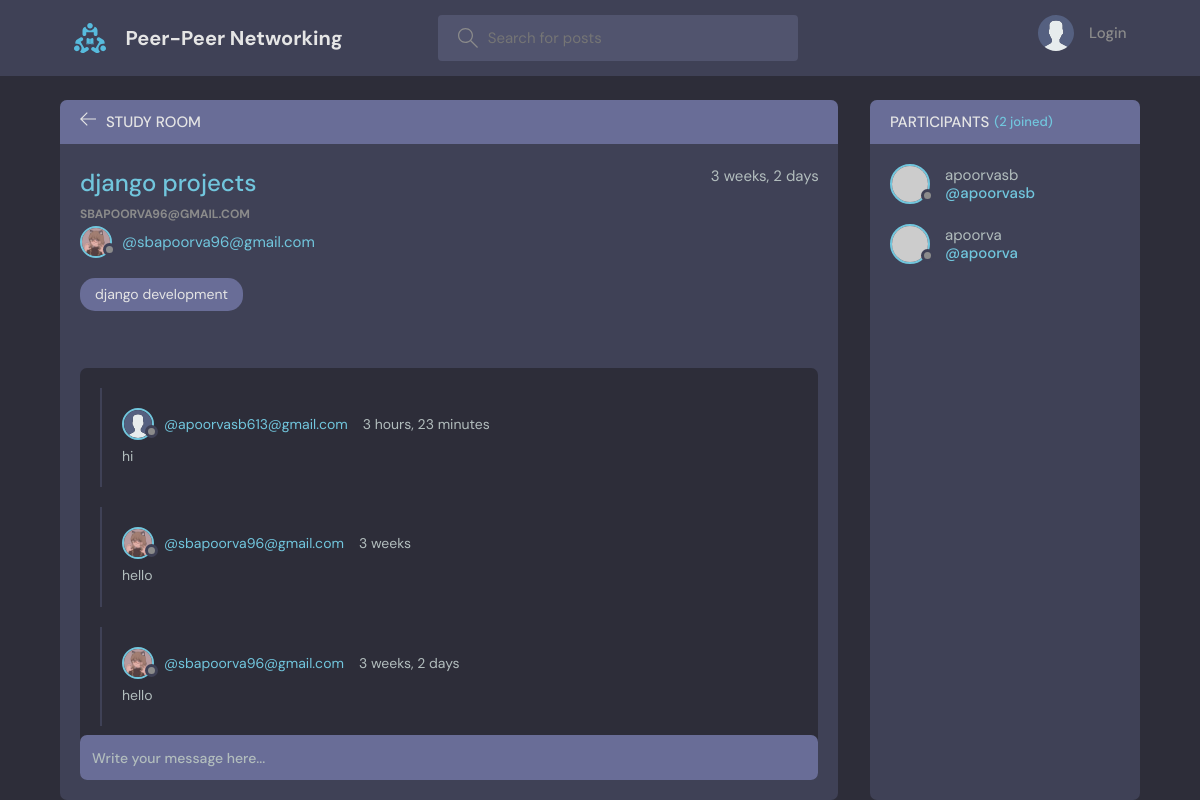
The page /room/1/ on the database its author committed.
### base/models.py (models this page shows, shortened)
class Room(models.Model):
    host= models.ForeignKey(User,on_delete=models.SET_NULL,null=True)
    topic= models.ForeignKey(Topic,on_delete=models.SET_NULL,null=True)
    name =models.CharField(max_length=200)
    description =models.TextField(null=True,blank=True)
    participants=models.ManyToManyField(User,related_name='participants',blank=True)
    updated=models.DateTimeField(auto_now=True)
    created=models.DateTimeField(auto_now_add=True)
    class Meta:
        ordering = ['-updated' ,'-created']

class User(AbstractUser):
    name = models.CharField(max_length=200, null=True)
    email = models.EmailField(unique=True, null=True)
    bio = models.TextField(null=True)
    avatar = models.ImageField(null=True, default="avatar.svg")
    USERNAME_FIELD = 'email'
    REQUIRED_FIELDS = []

class Topic(models.Model):
    name=models.CharField(max_length=200)
    def __str__(self):
        return self.name

class Message(models.Model):
    user=models.ForeignKey(User,on_delete=models.CASCADE)
    room= models.ForeignKey(Room,on_delete=models.CASCADE)
    body=models.TextField()
    updated=models.DateTimeField(auto_now=True)
    created=models.DateTimeField(auto_now_add=True)
    class Meta:
        ordering = ['-updated' ,'-created']

### base/views.py (the view)
# urls.py: path('room/<str:ptr>/',views.room,name='room'),
def room(request,ptr):
    rooms=Room.objects.get(id=ptr)
    room_messages=rooms.message_set.all()
    participants=rooms.participants.all()
    if request.method=='POST':  #this is the method we can use instead of save() basic way of saving insread of save
        message=Message.objects.create(
            room=rooms,
            user=request.user,
            body=request.POST.get('body')
            )
        rooms.participants.add(request.user)
        return redirect('room',ptr=rooms.id)
    context={'rooms':rooms,'room_messages':room_messages ,'participants':participants}
    return render(request,'base/room.html',context)

### base/templates/base/room.html (shortened to what this page needs)
{% extends 'main.html' %}
   {% block content%}
    <main class="profile-page layout layout--2">
      <div class="container">
        <div class="room">
          <div class="room__top">
            <div class="room__topLeft">
              <a href={% url 'home'%}>
                <svg version="1.1" xmlns="http://www.w3.org/2000/svg" width="32" height="32" viewBox="0 0 32 32">
                  <title>arrow-left</title>
                  <path
                    d="M13.723 2.286l-13.723 13.714 13.719 13.714 1.616-1.611-10.96-10.96h27.625v-2.286h-27.625l10.965-10.965-1.616-1.607z"
                  ></path>
                </svg>
              <h3>Study Room</h3>
            </div>
          </div>
          <div class="room__box scroll">
            <div class="room__header scroll">
              <div class="room__info">
                <h3>{{rooms.name}}</h3>
                <span>{{rooms.created|timesince}}</span>
              </div>
              <div class="room__hosted">
                <p>{{rooms.host}}</p>
                <a href="{% url 'profile' rooms.host.id %}" class="room__author">
                  <div class="avatar avatar--small">
                    <img src="{{rooms.host.avatar.url}}" />
                  </div>
                  <span>@{{rooms.host}}</span>
                </a>
              </div>
              <span class="room__topics">{{rooms.topic}}</span>
            </div>
            <div class="room__conversation">
              <div class="threads scroll">
                {%for message in room_messages%}
                <div class="thread">
                  <div class="thread__top">
                    <div class="thread__author">
                      <a href="{% url 'profile' message.user.id %}" class="thread__authorInfo">
                        <div class="avatar avatar--small">
                          <img src="{{message.user.avatar.url}}" />
                        </div>
                        <span>@{{message.user}}</span>
                      </a>
                      <span class="thread__date">{{message.created|timesince}}</span>
                    </div>
                  </div>
                  <div class="thread__details">
                    {{message.body}}
                  </div>
                </div>
                {% endfor %}
              </div>
            </div>
          </div>
          <div class="room__message">
            <form action="" method='POST'>
              <input name="body" placeholder="Write your message here..." /></form>
          </div>
        </div>
        <div class="participants">
          <h3 class="participants__top">Participants <span>({{participants.count}} joined)</span></h3>
          <div class="participants__list scroll">
            {% for user in participants%}
            <a href={% url "profile" user.id%} class="participant">
              <div class="avatar avatar--medium">
                <img src="https://randomuser.me/api/portraits/men/37.jpg" />
              </div>
              <p>
                {{user.username}}
                <span>@{{user.username}}</span>
              </p>
            </a>
            {%endfor%}
          </div>
        </div>
      </div>
    </main>
  {% endblock content %}

### templates/main.html (shortened to what this page needs)
<!DOCTYPE html>
{%load static %}
<html lang="en">
  <head>
    <link rel="stylesheet" href="{% static 'styles/style.css'%}" />
  </head>
  <body>
    {% include 'navbar.html' %}
    {% block content %}
        {% endblock  %}
  </body>
</html>

### templates/navbar.html (shortened to what this page needs)
{% load static %}
<header class="header header--loggedIn">
    <div class="container">
        <a href="{% url 'home' %}" class="header__logo">
            <img src="{% static 'images/logo.svg' %}" />
            <h1>Peer-Peer Networking</h1>
        </a>
        <form class="header__search" method="GET" action="{% url 'home' %}">
            <label>
                <input name="q" placeholder="Search for posts" />
            </label>
        </form>
        <nav class="header__menu">
            {% if request.user.is_authenticated %}
            <div class="header__user">
                <a href="{% url 'update-user' %}">
                    <div class="avatar avatar--medium active">
                        <img src="{{request.user.avatar.url}}" />
                    </div>
                    <p>{{request.user.username}} <span>@{{request.user.username}}</span></p>
                </a>
                <button class="dropdown-button">
                    <svg version="1.1" xmlns="http://www.w3.org/2000/svg" width="32" height="32" viewBox="0 0 32 32">
                        <title>chevron-down</title>
                        <path d="M16 21l-13-13h-3l16 16 16-16h-3l-13 13z"></path>
                    </svg>
                </button>
            </div>
            {% else %}
            <a href="{% url 'login' %}">
                <img src="{% static 'images/avatar.svg' %}" />
                <p>Login</p>
            </a>
            {% endif %}
        </nav>
    </div>
</header>

### rows shown on the page
Room: name "django projects", created "3 weeks, 2 days", host "SBAPOORVA96@GMAIL.COM", host.avatar (picture), host "sbapoorva96@gmail.com", topic "django development"
Message: user.avatar (placeholder picture), user "apoorvasb613@gmail.com", created "3 hours, 23 minutes", body "hi"
Message: user.avatar (picture), user "sbapoorva96@gmail.com", created "3 weeks", body "hello"
Message: user.avatar (picture), user "sbapoorva96@gmail.com", created "3 weeks, 2 days", body "hello"
User: username "apoorvasb"
User: username "apoorva"

### other values the page prints
{{ participants.count }} "2"
